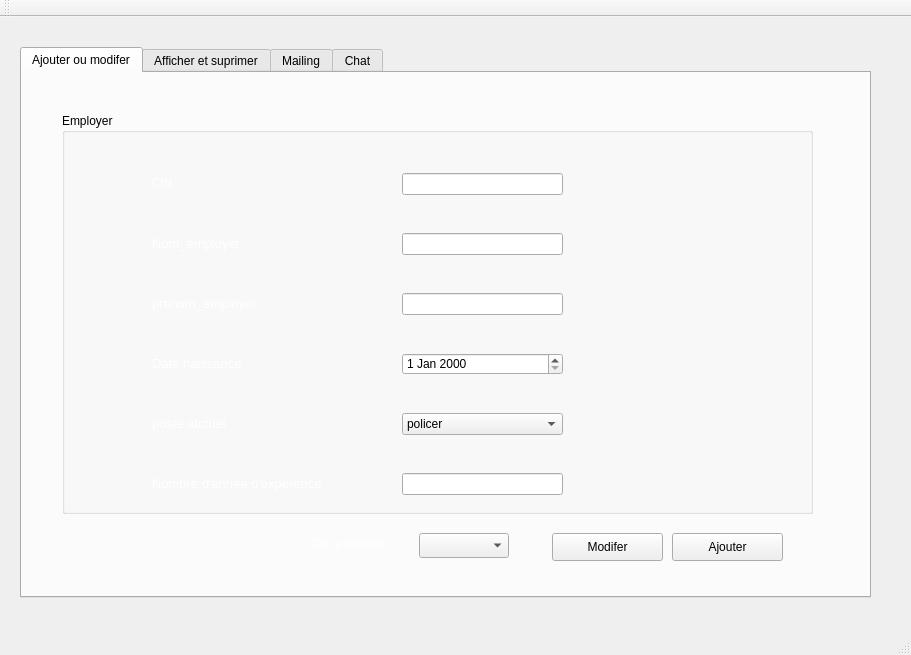
<?xml version="1.0" encoding="UTF-8"?>
<ui version="4.0">
 <class>gestion_des_em</class>
 <widget class="QMainWindow" name="gestion_des_em">
  <property name="geometry">
   <rect>
    <x>0</x>
    <y>0</y>
    <width>911</width>
    <height>655</height>
   </rect>
  </property>
  <property name="windowTitle">
   <string>Gestion des Clients</string>
  </property>
  <widget class="QWidget" name="centralWidget">
   <widget class="QTabWidget" name="tabWidget">
    <property name="geometry">
     <rect>
      <x>20</x>
      <y>30</y>
      <width>851</width>
      <height>551</height>
     </rect>
    </property>
    <property name="currentIndex">
     <number>0</number>
    </property>
    <widget class="QWidget" name="tab_3">
     <attribute name="title">
      <string>Ajouter ou modifer</string>
     </attribute>
     <widget class="QGroupBox" name="groupBox">
      <property name="geometry">
       <rect>
        <x>40</x>
        <y>40</y>
        <width>751</width>
        <height>401</height>
       </rect>
      </property>
      <property name="styleSheet">
       <string notr="true"/>
      </property>
      <property name="title">
       <string>Employer</string>
      </property>
      <widget class="QLabel" name="label">
       <property name="geometry">
        <rect>
         <x>90</x>
         <y>60</y>
         <width>56</width>
         <height>21</height>
        </rect>
       </property>
       <property name="toolTip">
        <string>&lt;html&gt;&lt;head/&gt;&lt;body&gt;&lt;p&gt;CIN&lt;/p&gt;&lt;/body&gt;&lt;/html&gt;</string>
       </property>
       <property name="styleSheet">
        <string notr="true">color: rgb(15, 15, 15);
</string>
       </property>
       <property name="text">
        <string>&lt;html&gt;&lt;head/&gt;&lt;body&gt;&lt;p&gt;&lt;span style=&quot; font-size:9pt; color:#ffffff;&quot;&gt;CIN&lt;/span&gt;&lt;/p&gt;&lt;/body&gt;&lt;/html&gt;</string>
       </property>
      </widget>
      <widget class="QLabel" name="label_2">
       <property name="geometry">
        <rect>
         <x>90</x>
         <y>120</y>
         <width>141</width>
         <height>21</height>
        </rect>
       </property>
       <property name="text">
        <string>&lt;html&gt;&lt;head/&gt;&lt;body&gt;&lt;p&gt;&lt;span style=&quot; font-size:10pt; color:#ffffff;&quot;&gt;Nom_employer&lt;/span&gt;&lt;/p&gt;&lt;/body&gt;&lt;/html&gt;</string>
       </property>
      </widget>
      <widget class="QLabel" name="label_3">
       <property name="geometry">
        <rect>
         <x>90</x>
         <y>180</y>
         <width>141</width>
         <height>21</height>
        </rect>
       </property>
       <property name="text">
        <string>&lt;html&gt;&lt;head/&gt;&lt;body&gt;&lt;p&gt;&lt;span style=&quot; font-size:10pt; color:#ffffff;&quot;&gt;prenom_employer&lt;/span&gt;&lt;/p&gt;&lt;/body&gt;&lt;/html&gt;</string>
       </property>
      </widget>
      <widget class="QLabel" name="label_4">
       <property name="geometry">
        <rect>
         <x>90</x>
         <y>240</y>
         <width>121</width>
         <height>21</height>
        </rect>
       </property>
       <property name="text">
        <string>&lt;html&gt;&lt;head/&gt;&lt;body&gt;&lt;p&gt;&lt;span style=&quot; font-size:10pt; color:#ffffff;&quot;&gt;Date  naissance&lt;/span&gt;&lt;/p&gt;&lt;/body&gt;&lt;/html&gt;</string>
       </property>
      </widget>
      <widget class="QLabel" name="label_5">
       <property name="geometry">
        <rect>
         <x>90</x>
         <y>300</y>
         <width>101</width>
         <height>21</height>
        </rect>
       </property>
       <property name="text">
        <string>&lt;html&gt;&lt;head/&gt;&lt;body&gt;&lt;p&gt;&lt;span style=&quot; font-size:10pt; color:#ffffff;&quot;&gt;poste atctuel&lt;/span&gt;&lt;/p&gt;&lt;/body&gt;&lt;/html&gt;</string>
       </property>
      </widget>
      <widget class="QLabel" name="label_6">
       <property name="geometry">
        <rect>
         <x>90</x>
         <y>360</y>
         <width>231</width>
         <height>21</height>
        </rect>
       </property>
       <property name="text">
        <string>&lt;html&gt;&lt;head/&gt;&lt;body&gt;&lt;p&gt;&lt;span style=&quot; font-size:10pt; color:#ffffff;&quot;&gt;Nombre d'année d'experence&lt;/span&gt;&lt;/p&gt;&lt;/body&gt;&lt;/html&gt;</string>
       </property>
      </widget>
      <widget class="QLineEdit" name="le_CIN">
       <property name="geometry">
        <rect>
         <x>340</x>
         <y>60</y>
         <width>161</width>
         <height>22</height>
        </rect>
       </property>
      </widget>
      <widget class="QLineEdit" name="le_nom">
       <property name="geometry">
        <rect>
         <x>340</x>
         <y>120</y>
         <width>161</width>
         <height>22</height>
        </rect>
       </property>
      </widget>
      <widget class="QLineEdit" name="le_prenom">
       <property name="geometry">
        <rect>
         <x>340</x>
         <y>180</y>
         <width>161</width>
         <height>22</height>
        </rect>
       </property>
      </widget>
      <widget class="QLineEdit" name="le_nbre">
       <property name="geometry">
        <rect>
         <x>340</x>
         <y>360</y>
         <width>161</width>
         <height>22</height>
        </rect>
       </property>
      </widget>
      <widget class="QDateEdit" name="dateEdit">
       <property name="geometry">
        <rect>
         <x>340</x>
         <y>240</y>
         <width>161</width>
         <height>22</height>
        </rect>
       </property>
      </widget>
      <widget class="QComboBox" name="cb_post">
       <property name="geometry">
        <rect>
         <x>340</x>
         <y>300</y>
         <width>161</width>
         <height>22</height>
        </rect>
       </property>
       <item>
        <property name="text">
         <string>policer</string>
        </property>
       </item>
       <item>
        <property name="text">
         <string>juge</string>
        </property>
       </item>
       <item>
        <property name="text">
         <string>parking</string>
        </property>
       </item>
      </widget>
     </widget>
     <widget class="QPushButton" name="pb_modifier">
      <property name="geometry">
       <rect>
        <x>530</x>
        <y>460</y>
        <width>111</width>
        <height>28</height>
       </rect>
      </property>
      <property name="text">
       <string>Modifer</string>
      </property>
     </widget>
     <widget class="QPushButton" name="pb_ajouter">
      <property name="geometry">
       <rect>
        <x>650</x>
        <y>460</y>
        <width>111</width>
        <height>28</height>
       </rect>
      </property>
      <property name="text">
       <string>Ajouter</string>
      </property>
     </widget>
     <widget class="QLabel" name="label_9">
      <property name="geometry">
       <rect>
        <x>-90</x>
        <y>0</y>
        <width>951</width>
        <height>521</height>
       </rect>
      </property>
      <property name="text">
       <string/>
      </property>
      <property name="pixmap">
       <pixmap>social-justice.jpg</pixmap>
      </property>
      <property name="scaledContents">
       <bool>false</bool>
      </property>
     </widget>
     <widget class="QComboBox" name="pb_modif">
      <property name="geometry">
       <rect>
        <x>397</x>
        <y>460</y>
        <width>90</width>
        <height>25</height>
       </rect>
      </property>
     </widget>
     <widget class="QLabel" name="label_11">
      <property name="geometry">
       <rect>
        <x>290</x>
        <y>460</y>
        <width>101</width>
        <height>21</height>
       </rect>
      </property>
      <property name="text">
       <string>&lt;html&gt;&lt;head/&gt;&lt;body&gt;&lt;p&gt;&lt;span style=&quot; font-size:10pt; color:#ffffff;&quot;&gt;Cin a modifer&lt;/span&gt;&lt;/p&gt;&lt;/body&gt;&lt;/html&gt;</string>
      </property>
     </widget>
     <zorder>label_9</zorder>
     <zorder>groupBox</zorder>
     <zorder>pb_modifier</zorder>
     <zorder>pb_ajouter</zorder>
     <zorder>pb_modif</zorder>
     <zorder>label_11</zorder>
    </widget>
    <widget class="QWidget" name="tab_4">
     <attribute name="title">
      <string>Afficher et suprimer</string>
     </attribute>
     <widget class="QTableView" name="tableView">
      <property name="geometry">
       <rect>
        <x>20</x>
        <y>20</y>
        <width>801</width>
        <height>361</height>
       </rect>
      </property>
     </widget>
     <widget class="QLabel" name="label_7">
      <property name="geometry">
       <rect>
        <x>30</x>
        <y>400</y>
        <width>221</width>
        <height>21</height>
       </rect>
      </property>
      <property name="text">
       <string>&lt;html&gt;&lt;head/&gt;&lt;body&gt;&lt;p&gt;&lt;span style=&quot; font-size:9pt; color:#ffffff;&quot;&gt;CIN de l'employé a suprimer :&lt;/span&gt;&lt;/p&gt;&lt;p&gt;&lt;span style=&quot; font-size:9pt; color:#ffffff;&quot;&gt;&lt;br/&gt;&lt;/span&gt;&lt;/p&gt;&lt;/body&gt;&lt;/html&gt;</string>
      </property>
     </widget>
     <widget class="QLabel" name="label_8">
      <property name="geometry">
       <rect>
        <x>30</x>
        <y>440</y>
        <width>191</width>
        <height>21</height>
       </rect>
      </property>
      <property name="text">
       <string>&lt;html&gt;&lt;head/&gt;&lt;body&gt;&lt;p&gt;&lt;span style=&quot; font-size:10pt; color:#ffffff;&quot;&gt;Trier selon la condition :&lt;/span&gt;&lt;/p&gt;&lt;/body&gt;&lt;/html&gt;</string>
      </property>
     </widget>
     <widget class="QComboBox" name="comboBox_tri">
      <property name="geometry">
       <rect>
        <x>240</x>
        <y>440</y>
        <width>141</width>
        <height>22</height>
       </rect>
      </property>
      <item>
       <property name="text">
        <string>Annee d'experence</string>
       </property>
      </item>
      <item>
       <property name="text">
        <string>Date naissance</string>
       </property>
      </item>
     </widget>
     <widget class="QPushButton" name="pb_pdf">
      <property name="geometry">
       <rect>
        <x>630</x>
        <y>430</y>
        <width>131</width>
        <height>28</height>
       </rect>
      </property>
      <property name="text">
       <string>Exporter fichier PDF</string>
      </property>
     </widget>
     <widget class="QPushButton" name="pb_supprimer">
      <property name="geometry">
       <rect>
        <x>480</x>
        <y>430</y>
        <width>131</width>
        <height>28</height>
       </rect>
      </property>
      <property name="text">
       <string>Suprimer</string>
      </property>
     </widget>
     <widget class="QLabel" name="label_10">
      <property name="geometry">
       <rect>
        <x>-90</x>
        <y>0</y>
        <width>941</width>
        <height>521</height>
       </rect>
      </property>
      <property name="text">
       <string/>
      </property>
      <property name="pixmap">
       <pixmap>social-justice.jpg</pixmap>
      </property>
     </widget>
     <widget class="QComboBox" name="le_supp">
      <property name="geometry">
       <rect>
        <x>240</x>
        <y>400</y>
        <width>141</width>
        <height>21</height>
       </rect>
      </property>
     </widget>
     <widget class="QLabel" name="label_12">
      <property name="geometry">
       <rect>
        <x>30</x>
        <y>480</y>
        <width>211</width>
        <height>21</height>
       </rect>
      </property>
      <property name="text">
       <string>&lt;html&gt;&lt;head/&gt;&lt;body&gt;&lt;p&gt;&lt;span style=&quot; font-size:9pt; color:#ffffff;&quot;&gt;CIN de l'employé a rechercher:&lt;/span&gt;&lt;/p&gt;&lt;/body&gt;&lt;/html&gt;</string>
      </property>
     </widget>
     <widget class="QLineEdit" name="lineEdit_cherche_cin">
      <property name="geometry">
       <rect>
        <x>240</x>
        <y>480</y>
        <width>141</width>
        <height>21</height>
       </rect>
      </property>
     </widget>
     <widget class="QPushButton" name="pushButton_imprimer">
      <property name="geometry">
       <rect>
        <x>480</x>
        <y>470</y>
        <width>131</width>
        <height>28</height>
       </rect>
      </property>
      <property name="text">
       <string>Imprimer</string>
      </property>
     </widget>
     <widget class="QPushButton" name="stat">
      <property name="geometry">
       <rect>
        <x>630</x>
        <y>470</y>
        <width>131</width>
        <height>28</height>
       </rect>
      </property>
      <property name="text">
       <string>stat</string>
      </property>
     </widget>
     <zorder>label_10</zorder>
     <zorder>tableView</zorder>
     <zorder>label_7</zorder>
     <zorder>label_8</zorder>
     <zorder>comboBox_tri</zorder>
     <zorder>pb_pdf</zorder>
     <zorder>pb_supprimer</zorder>
     <zorder>le_supp</zorder>
     <zorder>label_12</zorder>
     <zorder>lineEdit_cherche_cin</zorder>
     <zorder>pushButton_imprimer</zorder>
     <zorder>stat</zorder>
    </widget>
    <widget class="QWidget" name="tab">
     <attribute name="title">
      <string>Mailing</string>
     </attribute>
     <widget class="QGroupBox" name="groupBox_2">
      <property name="geometry">
       <rect>
        <x>40</x>
        <y>40</y>
        <width>751</width>
        <height>401</height>
       </rect>
      </property>
      <property name="title">
       <string>Mailing</string>
      </property>
      <widget class="QLabel" name="label_13">
       <property name="geometry">
        <rect>
         <x>70</x>
         <y>60</y>
         <width>171</width>
         <height>31</height>
        </rect>
       </property>
       <property name="text">
        <string>&lt;html&gt;&lt;head/&gt;&lt;body&gt;&lt;p&gt;&lt;span style=&quot; font-size:10pt; color:#ffffff;&quot;&gt;Choisir le destinataire :&lt;/span&gt;&lt;/p&gt;&lt;/body&gt;&lt;/html&gt;</string>
       </property>
      </widget>
      <widget class="QLabel" name="label_14">
       <property name="geometry">
        <rect>
         <x>70</x>
         <y>150</y>
         <width>151</width>
         <height>31</height>
        </rect>
       </property>
       <property name="text">
        <string>&lt;html&gt;&lt;head/&gt;&lt;body&gt;&lt;p&gt;&lt;span style=&quot; font-size:10pt; color:#ffffff;&quot;&gt;Object du mail :&lt;/span&gt;&lt;/p&gt;&lt;/body&gt;&lt;/html&gt;</string>
       </property>
      </widget>
      <widget class="QLabel" name="label_15">
       <property name="geometry">
        <rect>
         <x>70</x>
         <y>270</y>
         <width>131</width>
         <height>21</height>
        </rect>
       </property>
       <property name="text">
        <string>&lt;html&gt;&lt;head/&gt;&lt;body&gt;&lt;p&gt;&lt;span style=&quot; font-size:10pt; color:#ffffff;&quot;&gt;Saisir le mail :&lt;/span&gt;&lt;/p&gt;&lt;/body&gt;&lt;/html&gt;</string>
       </property>
      </widget>
      <widget class="QLineEdit" name="LE_Destinataire">
       <property name="geometry">
        <rect>
         <x>270</x>
         <y>60</y>
         <width>231</width>
         <height>31</height>
        </rect>
       </property>
      </widget>
      <widget class="QLineEdit" name="LE_Objet">
       <property name="geometry">
        <rect>
         <x>220</x>
         <y>150</y>
         <width>351</width>
         <height>31</height>
        </rect>
       </property>
      </widget>
      <widget class="QLineEdit" name="msq">
       <property name="geometry">
        <rect>
         <x>210</x>
         <y>220</y>
         <width>431</width>
         <height>121</height>
        </rect>
       </property>
      </widget>
     </widget>
     <widget class="QPushButton" name="pushButton_envoyer">
      <property name="geometry">
       <rect>
        <x>680</x>
        <y>470</y>
        <width>93</width>
        <height>28</height>
       </rect>
      </property>
      <property name="text">
       <string>envoyer</string>
      </property>
     </widget>
     <widget class="QLabel" name="label_16">
      <property name="geometry">
       <rect>
        <x>0</x>
        <y>0</y>
        <width>941</width>
        <height>521</height>
       </rect>
      </property>
      <property name="text">
       <string/>
      </property>
      <property name="pixmap">
       <pixmap>social-justice.jpg</pixmap>
      </property>
     </widget>
     <zorder>label_16</zorder>
     <zorder>groupBox_2</zorder>
     <zorder>pushButton_envoyer</zorder>
    </widget>
    <widget class="QWidget" name="tab_2">
     <attribute name="title">
      <string>Chat</string>
     </attribute>
    </widget>
   </widget>
  </widget>
  <widget class="QMenuBar" name="menuBar">
   <property name="geometry">
    <rect>
     <x>0</x>
     <y>0</y>
     <width>911</width>
     <height>26</height>
    </rect>
   </property>
  </widget>
  <widget class="QToolBar" name="mainToolBar">
   <attribute name="toolBarArea">
    <enum>TopToolBarArea</enum>
   </attribute>
   <attribute name="toolBarBreak">
    <bool>false</bool>
   </attribute>
  </widget>
  <widget class="QStatusBar" name="statusBar"/>
 </widget>
 <layoutdefault spacing="6" margin="11"/>
 <resources/>
 <connections/>
</ui>
